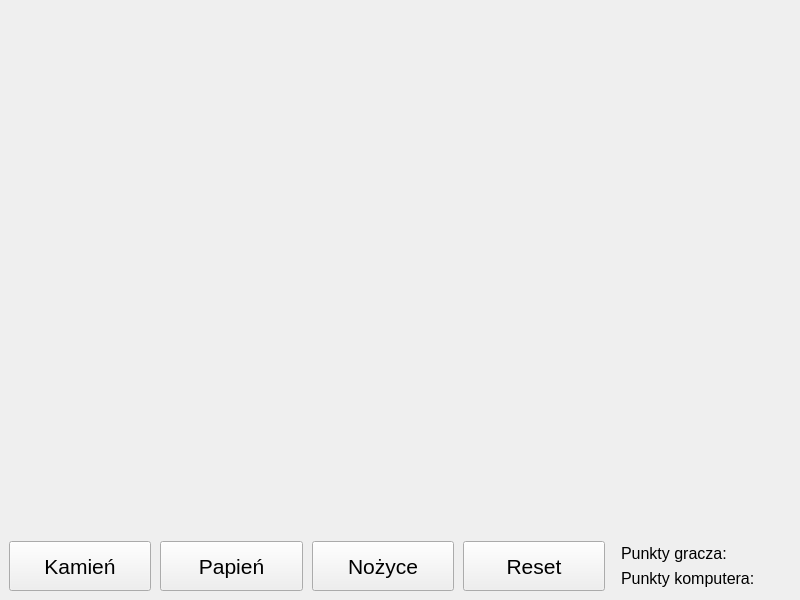
<?xml version="1.0" encoding="UTF-8"?>
<ui version="4.0">
 <class>MainWindow</class>
 <widget class="QMainWindow" name="MainWindow">
  <property name="geometry">
   <rect>
    <x>0</x>
    <y>0</y>
    <width>800</width>
    <height>600</height>
   </rect>
  </property>
  <property name="windowTitle">
   <string>MainWindow</string>
  </property>
  <widget class="QWidget" name="centralwidget">
   <layout class="QVBoxLayout" name="verticalLayout" stretch="3,1,2">
    <item>
     <layout class="QHBoxLayout" name="topLayout">
      <item>
       <widget class="QLabel" name="imageLeft">
        <property name="styleSheet">
         <string notr="true"/>
        </property>
        <property name="text">
         <string/>
        </property>
        <property name="pixmap">
         <pixmap resource="images.qrc">:/img/QuestionMark.png</pixmap>
        </property>
        <property name="alignment">
         <set>Qt::AlignCenter</set>
        </property>
       </widget>
      </item>
      <item>
       <widget class="QLabel" name="imageRight">
        <property name="text">
         <string/>
        </property>
        <property name="pixmap">
         <pixmap resource="images.qrc">:/img/QuestionMark.png</pixmap>
        </property>
        <property name="alignment">
         <set>Qt::AlignCenter</set>
        </property>
       </widget>
      </item>
     </layout>
    </item>
    <item>
     <widget class="QLabel" name="resultLabel">
      <property name="font">
       <font>
        <pointsize>24</pointsize>
       </font>
      </property>
      <property name="text">
       <string/>
      </property>
      <property name="alignment">
       <set>Qt::AlignCenter</set>
      </property>
     </widget>
    </item>
    <item>
     <layout class="QHBoxLayout" name="bottomLayout" stretch="7,0,2">
      <item>
       <layout class="QHBoxLayout" name="buttons">
        <property name="spacing">
         <number>9</number>
        </property>
        <item>
         <widget class="QPushButton" name="buttonRock">
          <property name="sizePolicy">
           <sizepolicy hsizetype="Preferred" vsizetype="Expanding">
            <horstretch>0</horstretch>
            <verstretch>0</verstretch>
           </sizepolicy>
          </property>
          <property name="maximumSize">
           <size>
            <width>16777215</width>
            <height>50</height>
           </size>
          </property>
          <property name="font">
           <font>
            <pointsize>16</pointsize>
           </font>
          </property>
          <property name="text">
           <string>Kamień</string>
          </property>
         </widget>
        </item>
        <item>
         <widget class="QPushButton" name="buttonPaper">
          <property name="sizePolicy">
           <sizepolicy hsizetype="Preferred" vsizetype="Expanding">
            <horstretch>0</horstretch>
            <verstretch>0</verstretch>
           </sizepolicy>
          </property>
          <property name="maximumSize">
           <size>
            <width>16777215</width>
            <height>50</height>
           </size>
          </property>
          <property name="font">
           <font>
            <pointsize>16</pointsize>
           </font>
          </property>
          <property name="text">
           <string>Papień</string>
          </property>
         </widget>
        </item>
        <item>
         <widget class="QPushButton" name="buttonScissors">
          <property name="sizePolicy">
           <sizepolicy hsizetype="Preferred" vsizetype="Expanding">
            <horstretch>0</horstretch>
            <verstretch>0</verstretch>
           </sizepolicy>
          </property>
          <property name="maximumSize">
           <size>
            <width>16777215</width>
            <height>50</height>
           </size>
          </property>
          <property name="font">
           <font>
            <pointsize>16</pointsize>
           </font>
          </property>
          <property name="text">
           <string>Nożyce</string>
          </property>
         </widget>
        </item>
        <item>
         <widget class="QPushButton" name="buttonReset">
          <property name="sizePolicy">
           <sizepolicy hsizetype="Preferred" vsizetype="Expanding">
            <horstretch>0</horstretch>
            <verstretch>0</verstretch>
           </sizepolicy>
          </property>
          <property name="maximumSize">
           <size>
            <width>16777215</width>
            <height>50</height>
           </size>
          </property>
          <property name="font">
           <font>
            <pointsize>16</pointsize>
           </font>
          </property>
          <property name="text">
           <string>Reset</string>
          </property>
         </widget>
        </item>
       </layout>
      </item>
      <item>
       <spacer name="horizontalSpacer">
        <property name="orientation">
         <enum>Qt::Horizontal</enum>
        </property>
        <property name="sizeType">
         <enum>QSizePolicy::Fixed</enum>
        </property>
        <property name="sizeHint" stdset="0">
         <size>
          <width>10</width>
          <height>20</height>
         </size>
        </property>
       </spacer>
      </item>
      <item>
       <layout class="QVBoxLayout" name="scoreLayout">
        <item>
         <widget class="QLabel" name="playerScore">
          <property name="font">
           <font>
            <pointsize>12</pointsize>
           </font>
          </property>
          <property name="text">
           <string>Punkty gracza:</string>
          </property>
          <property name="alignment">
           <set>Qt::AlignBottom|Qt::AlignLeading|Qt::AlignLeft</set>
          </property>
         </widget>
        </item>
        <item>
         <widget class="QLabel" name="aiScore">
          <property name="font">
           <font>
            <pointsize>12</pointsize>
           </font>
          </property>
          <property name="text">
           <string>Punkty komputera:</string>
          </property>
          <property name="alignment">
           <set>Qt::AlignLeading|Qt::AlignLeft|Qt::AlignTop</set>
          </property>
         </widget>
        </item>
       </layout>
      </item>
     </layout>
    </item>
   </layout>
  </widget>
 </widget>
 <resources>
  <include location="images.qrc"/>
 </resources>
 <connections/>
</ui>
